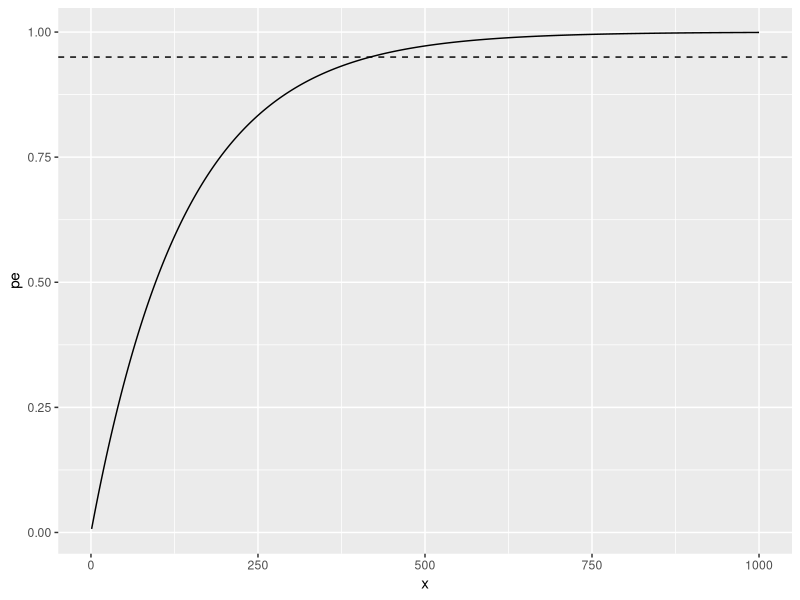
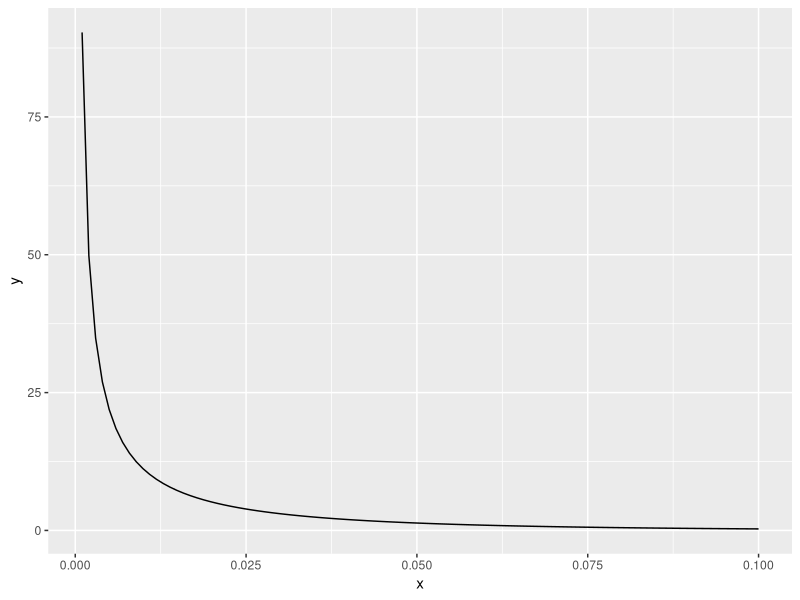
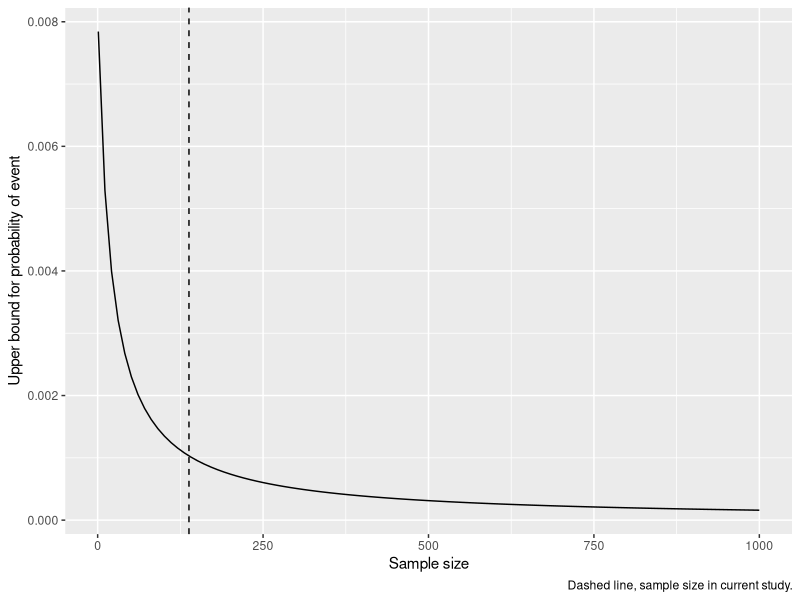

Write R code to recreate these figures, in order.
#' ---
#' title: "Prevalence of HTLVI/II infection in Estonian population: modeling zero events"
#' author: "Taavi Päll"
#' output: github_document
#' ---
#' 

#' ## Load libraries.
#+
library(dplyr)
library(ggplot2)

#' ## Rule of three (is next to useless)
#' "... concluded by Ludbrook and Lew (2009) "rule of threes" is "next to useless" and "rule of 3.6" (and 3.7) "have serious limitations – they are grossly inaccurate if the initial sample size is less than 50" and they do not recommend methods (3)-(6), suggesting rather to use proper Bayesian estimators (see below)."
#' citation from https://stats.stackexchange.com/questions/134380/how-to-tell-the-probability-of-failure-if-there-were-no-failures

#' 
#' ### Laplace's rule of succession  
#' 
#' The rule of succession states that the estimated probability of failure is (F + 1)/(N + 2). 
#' Where F is the number of failures.   
#+
F <- 0
N <- 138
p <- (F + 1) / (N + 2)
x <- 1:1000
pe <- 1 - pbinom(0, size = x, prob = p)
ggplot(tibble(x, pe)) +
    geom_line(aes(x, pe, group = 1)) +
    geom_hline(yintercept = 0.95, linetype = "dashed")

sum(near(0.95, pe, tol = 0.0001))
x[near(0.95, pe, tol = 0.0001)]

#' ## Empirical Bayesian estimator   
#' 
#' If we use beta prior with parameters a and b we can use formula (see Razzaghi, 2002):
#' Razzaghi, M. (2002). On the estimation of binomial success probability with zero occurrence in sample. Journal of Modern Applied Statistical Methods, 1(2), 41. http://digitalcommons.wayne.edu/cgi/viewcontent.cgi?article=1673&context=jmasm     

#' Empirical Bayes updating function. Basu et al (1996) recommends a / (a + b + n) with informative prior, when some a priori knowledge is available. 
#+
eb_estimate <- function(x, a, b) {
    a / (a + b + x)
}

#' ### Prior frequencies
#' 
#' Known prior frequencies of HTLVI/II positive subjects in different subpopulations.
#' Blood donors.
bd <- 2 / 1e6
#' Sweden general population.
sw <- 0.2 / 1e5
#' Our data.
we <- list(pos = 0, ntry = 138)
#' IVF patients.
ivf <- 2.3 / 1e4
#' Injecting drug users.
idu <- 3.2 / 100

#' ### Prior parameters
#' 
#' Estimate parameters for prior from beta distribution.
#+ warning=FALSE
obs <- c(bd, sw, ivf, idu)
values <- sample(obs, 1000, replace = TRUE)
m <- MASS::fitdistr(values, dbeta, start = list(shape1 = 1, shape2 = 10))

#' Estimated shape parameters.
#+
coef(m)
alpha0 <- m$estimate[1]
beta0 <- m$estimate[2]

#' Plot prior distribution.
#+
bfun <- function(x) dbeta(x, alpha0, beta0)
ggplot(data = tibble(x = 0), mapping = aes(x = x)) + 
    stat_function(fun = bfun) + 
    xlim(0.001, 0.1)

#' Estimate upper bound for range of sample sizes.
#+
ggplot(data = tibble(x = 0), mapping = aes(x = x)) + 
    stat_function(fun = eb_estimate, args = list(a = alpha0, b = beta0)) + 
    xlim(1, 1000) +
    geom_vline(xintercept = 138, linetype = "dashed") +
    labs(y = "Upper bound for probability of event",
         x = "Sample size",
         caption = "Dashed line, sample size in current study.")
